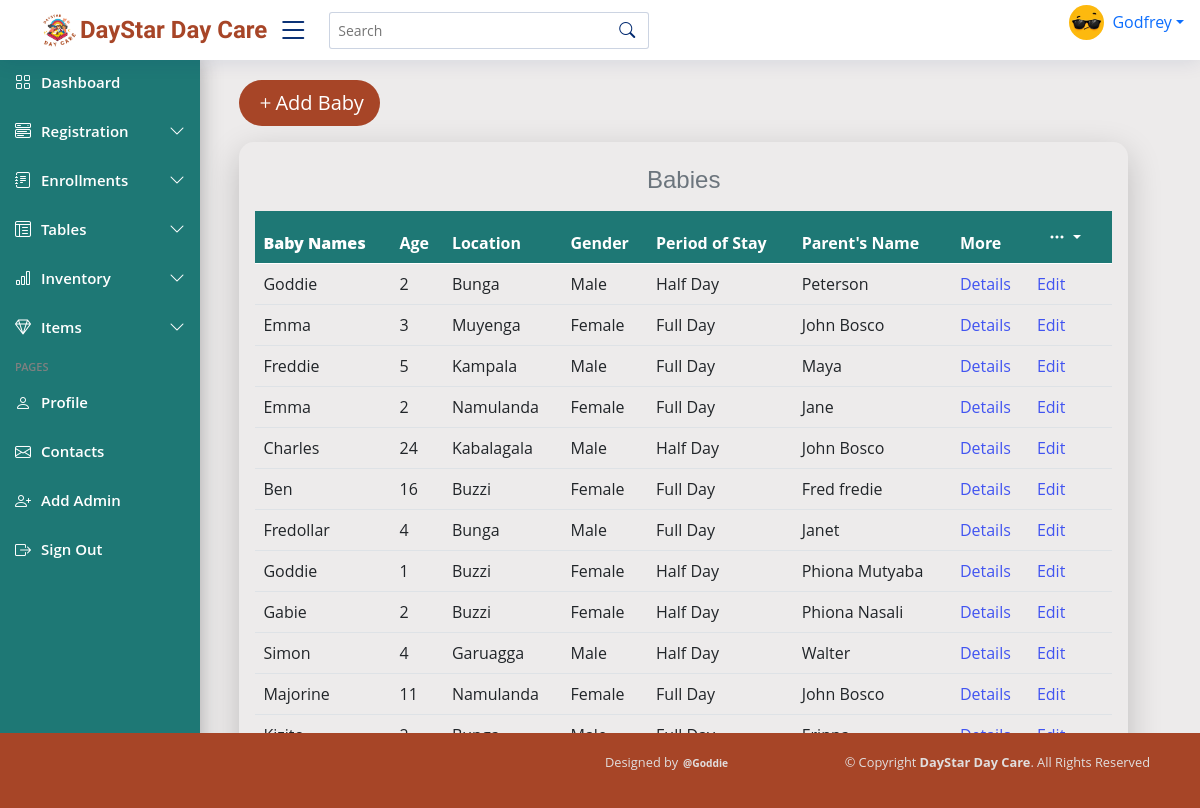
Page /babies/ (signed in) on the committed database.
### dayStarApp/models.py (models this page shows)
class Baby(models.Model):
    GENDER_CHOICES = [
    ("Male", "Male"),
    ("Female", "Female"),
    ]
    name = models.CharField(max_length=100)
    age = models.IntegerField(default=1)
    gender = models.CharField(max_length=100, choices=GENDER_CHOICES, default="Male")
    location = models.CharField(max_length=100)
    period_of_stay = models.ForeignKey(Period, on_delete=models.CASCADE, blank=False, null=True, default=0)
    baby_Number = models.IntegerField()
    brought_by = models.CharField(max_length=100)
    parent_Name = models.CharField(max_length=100)

class Period(models.Model):
    period = models.CharField(max_length=100, null=True, blank=False)
    def __str__(self):
        return self.period

### dayStarApp/views.py (the view)
# urls.py: path('babies/', views.babys, name='babys'),
@login_required
def babys(request):
    all_babys = Baby.objects.all()
    context = {
        'all_babys': all_babys,
    }
    template = loader.get_template('dayStarApp/babies.html')
    return HttpResponse(template.render(context))

### dayStarApp/templates/dayStarApp/babies.html (shortened to what this page needs)
{% extends "dayStarApp/base.html" %}
{% load static %}
{% block content %}
<div class="container">
    <main class="main" id="main">
        <a href="/babyreg/"><button class="btn btn-outline-info btn-lg"><span><i class="bi bi-plus"></i></span>Add Baby </button></a>
        <div class="col-lg-12 col-md-12 sitter-table mt-3 p-3">
        <table id="dataTable" class="table table-stripped">
            <caption class="caption-top text-center"><h4>Babies</h4></caption>
            <thead>
                <tr>
                <th>
                    <b>Baby Names</b>
                </th>
                <th>Age</th>
                <th>Location</th>
                <th data-type="tel">Gender</th>
                <th>Period of Stay</th>
                <th>Parent's Name</th>
                <th>More</th>
                <th>
                    <div class="dropdown">
                    <button class="btn btn-secondary dropdown-toggle" type="button" data-bs-toggle="dropdown" aria-expanded="false">
                    <span><i class="bi bi-three-dots"></i></span>
                    </button>
                </div></th>
                </tr>
            </thead>
            <tbody>
                {% for baby in all_babys %}
                <tr>
                    <td>{{ baby.name }}</td>
                    <td>{{ baby.age }}</td>
                    <td>{{ baby.location }}</td>
                    <td>{{ baby.gender }}</td>
                    <td>{{ baby.period_of_stay }}</td>
                    <td>{{ baby.parent_Name }}</td>
                    <td>
                        <a href="/details/{{ baby.id }}" class="text-blue-500"> Details </a>
                    </td>
                    <td>
                        <a href="/editsitters/{{ baby.id }}" class="text-blue-500"> Edit </a>
                    </td>
                </tr>
                {% endfor %}
            </tbody>
        </table>
    </main>
</div>
{% endblock %}

### dayStarApp/static/css/style.css (style rules this page uses)
:root { scroll-behavior: smooth; }
body { font-family: "Open Sans", sans-serif; color: #444444; background: #edebeb; }
a { color: #4154f1; text-decoration: none; }
h1, h2, h3, h4, h5, h6 { font-family: "Nunito", sans-serif; }
#main { margin-top: 60px; padding: 20px 30px; transition: all 0.3s; }
.header-nav ul .nav-item, span { list-style-type: none; }
@media (min-width: 1200px) { #main { margin-left: 15%; } }
.sitter-table { width: 100%; border-collapse: separate; border-radius: 15px; box-shadow: 0 11px 34px 0 rgba(0, 0, 0, 0.2); }
.sitter-table thead tr { background-color: #1e7875; color: white; }
a .btn-lg { align-items: end; background: #a74527; color: white; border-radius: 25px; border: none; }
th .btn-secondary { background: none; border: none; color: white; }
th .btn-secondary:hover, th .btn-secondary::after, th .btn-secondary:focus { background: none; }

### rows in the picture
Baby: name "Goddie", age "2", location "Bunga", gender "Male", period_of_stay "Half Day", parent_Name "Peterson"
Baby: name "Emma", age "3", location "Muyenga", gender "Female", period_of_stay "Full Day", parent_Name "John Bosco"
Baby: name "Freddie", age "5", location "Kampala", gender "Male", period_of_stay "Full Day", parent_Name "Maya"
Baby: name "Emma", age "2", location "Namulanda", gender "Female", period_of_stay "Full Day", parent_Name "Jane"
Baby: name "Charles", age "24", location "Kabalagala", gender "Male", period_of_stay "Half Day", parent_Name "John Bosco"
Baby: name "Ben", age "16", location "Buzzi", gender "Female", period_of_stay "Full Day", parent_Name "Fred fredie"
Baby: name "Fredollar", age "4", location "Bunga", gender "Male", period_of_stay "Full Day", parent_Name "Janet"
Baby: name "Goddie", age "1", location "Buzzi", gender "Female", period_of_stay "Half Day", parent_Name "Phiona Mutyaba"
Baby: name "Gabie", age "2", location "Buzzi", gender "Female", period_of_stay "Half Day", parent_Name "Phiona Nasali"
Baby: name "Simon", age "4", location "Garuagga", gender "Male", period_of_stay "Half Day", parent_Name "Walter"
Baby: name "Majorine", age "11", location "Namulanda", gender "Female", period_of_stay "Full Day", parent_Name "John Bosco"
